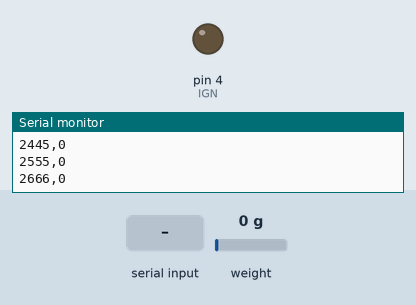
This sketch was run on a simulated Arduino Uno, built with avr-gcc and run on an emulated ATmega328P. Shown: output pins drawn as LEDs (lit = HIGH), the last lines printed to the serial monitor. The inputs (shaded band) are chosen by the test bench; at power-on: weight on the scale 0 g. Random numbers use the default seed unless the sketch sets one.

Above: at 2.7 s.
2.8 s: "i" received over Serial
At 4.1 s:
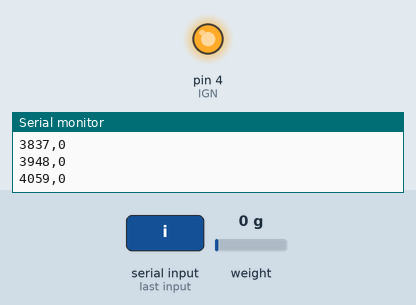
4.4 s: "o" received over Serial
At 5.4 s:
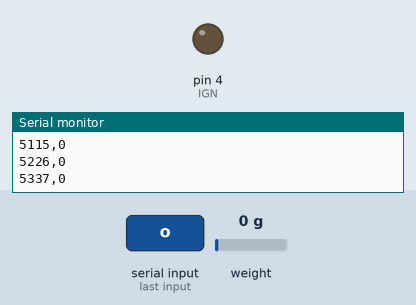
Timing chart, 0 to 7.4 s (numbered marks = the images above; inputs shaded):
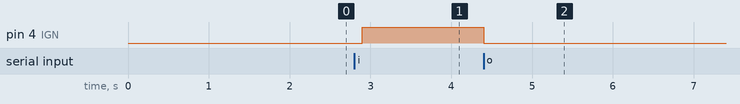

Measured:
- after the input at 2.8 s, pin 4 (IGN): LOW → HIGH after 0.10 s
- after the input at 4.4 s, pin 4 (IGN): HIGH → LOW at once

The sketch:

Teensy.ino
```cpp
#include "HX711.h"
#include <SoftwareSerial.h>

#define CALIB_FACT 432
#define txPin 0

#define IGN 4
#define DAT 2
#define CLK 3

HX711 scale(DAT, CLK);
SoftwareSerial LCD = SoftwareSerial(0, txPin);
const int LCDdelay=10;

void lcdPosition(int row, int col) {
  LCD.write(0xFE);
  LCD.write((col + row*64 + 128));
  delay(LCDdelay);
}
void clearLCD(){
  LCD.write(0xFE);
  LCD.write(0x01);
  delay(LCDdelay);
}
void backlightOn() {
  LCD.write(0x7C);
  LCD.write(157);
  delay(LCDdelay);
}
void backlightOff(){
  LCD.write(0x7C);
  LCD.write(128);
   delay(LCDdelay);
}
void serCommand(){
  LCD.write(0xFE);
}

int getLoad(int iters) {
  if (iters == 0) {
    return random(0,100);
  } else {
    int num = 0;
    for (int i=0; i<iters; i++)
      num += scale.get_units();
    return num /= iters;
  }
}

void setup() {
  pinMode(IGN,OUTPUT);
  digitalWrite(IGN,LOW);
  Serial.begin(9600);
  pinMode(txPin, OUTPUT);
  LCD.begin(9600);
  scale.set_scale(CALIB_FACT);

  delay(1500);
  clearLCD();
  lcdPosition(0,0);
  LCD.print("Remove engine and");
  lcdPosition(1,0);
  LCD.print("connect via USB.");
}

void loop() {
  if (Serial.available() > 0) {
    char incomingByte = Serial.read();
    if (incomingByte == 'i') {
      digitalWrite(IGN,HIGH);
      clearLCD();
      lcdPosition(0,0);
      LCD.print("Igniter live.");
      lcdPosition(1,0);
      LCD.print("Recording data.");
    } else if (incomingByte == 'o') {
      digitalWrite(IGN,LOW);
      clearLCD();
      lcdPosition(0,0);
      LCD.print("Igniter cold.");
      lcdPosition(1,0);
      LCD.print("Data saved.");
    } else if (incomingByte == 'c') {
      clearLCD();
      lcdPosition(0,0);
      LCD.print("Connected to");
      lcdPosition(1,0);
      LCD.print("control.");
      scale.tare();
    } else if (incomingByte == 'y') {
      clearLCD();
      lcdPosition(0,0);
      LCD.print("Zeroing the");
      lcdPosition(1,0);
      LCD.print("load cell...");
    } else if (incomingByte == 'z') {
      clearLCD();
      lcdPosition(0,0);
      LCD.print("Zero successful.");
      lcdPosition(1,0);
      LCD.print("Ready to launch.");
    }
  }

  int load = getLoad(1);
  const int n = snprintf(NULL, 0, "%d", load);
  char buf[n+1];
  int c = snprintf(buf, n+1, "%d", load);


  Serial.print(millis());
  Serial.print(",");
  Serial.println(load);
  delay(10);
}
```
